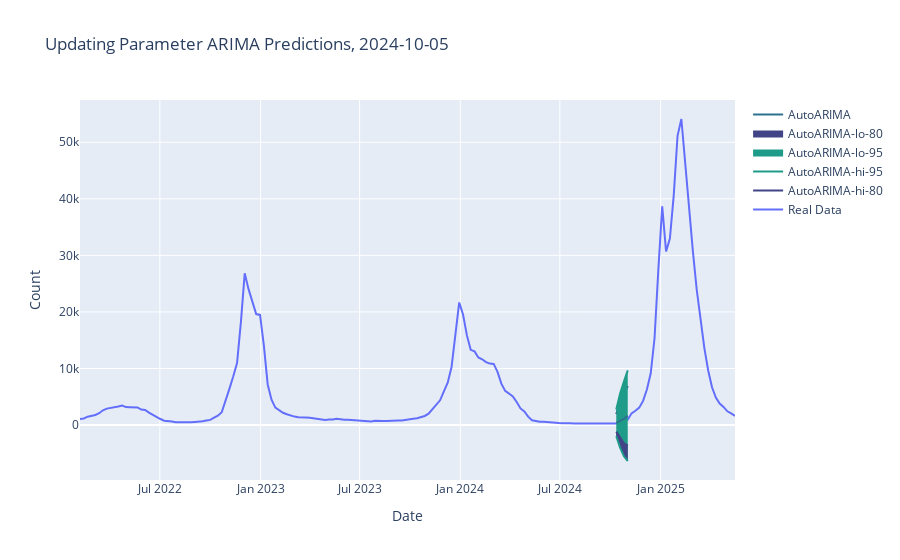
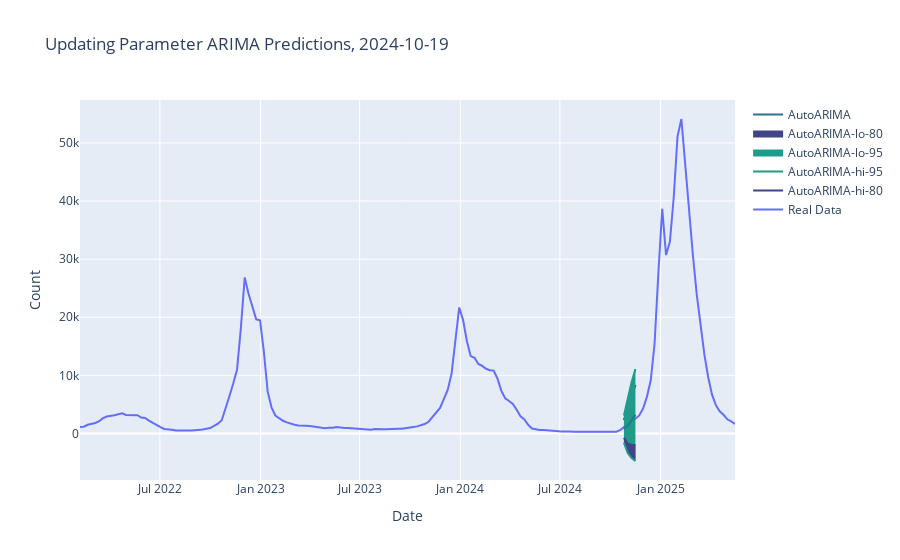
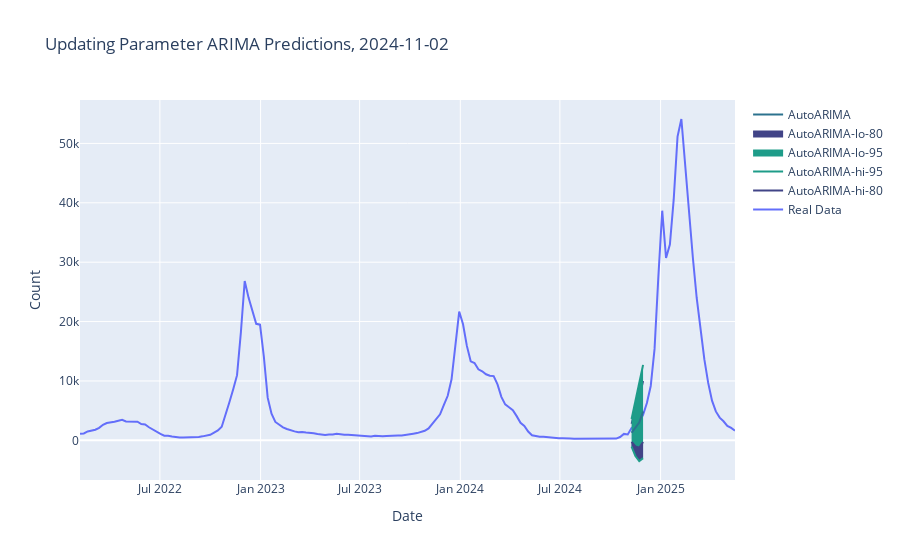
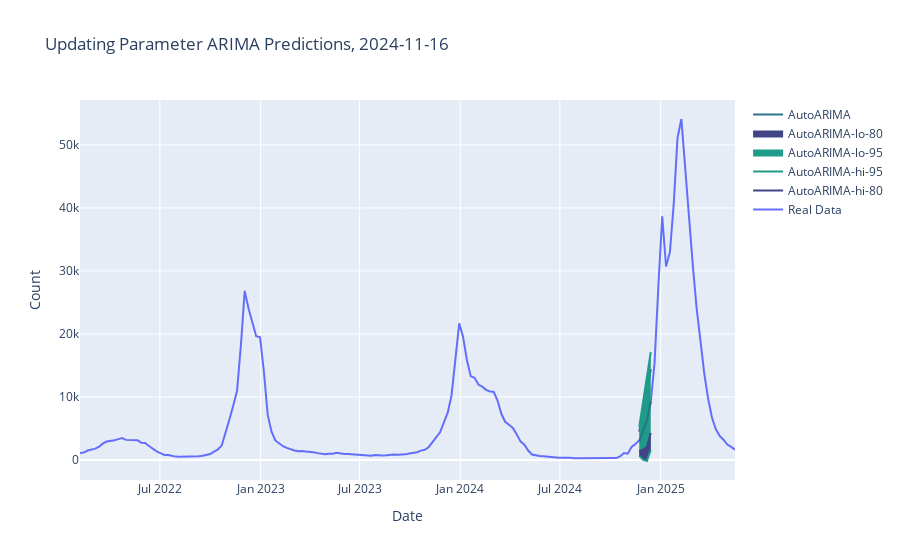

Source (notebook cell) for these figures, in order:
### Code cell
UProcessor.create_graph()

### Figure 1 — Plotly figure (JSON) as saved in the notebook; plotly's stock layout.template omitted (floating-point values rounded to 4 significant figures; data arrays with more than 128 entries replaced by an {"elided": "..."} marker saying what was removed)
{"data": [{"mode": "lines", "name": "Real Data", "type": "scatter", "x": {"elided": "172 str values"}, "y": {"elided": "172 int values"}}, {"line": {"color": "#414487"}, "mode": "lines", "name": "AutoARIMA-hi-80", "type": "scatter", "x": ["2024-10-12T00:00:00", "2024-10-19T00:00:00", "2024-10-26T00:00:00", "2024-11-02T00:00:00"], "y": [1935.0, 3925.0, 5393.0, 6909.0]}, {"line": {"color": "#1e9c89"}, "mode": "lines", "name": "AutoARIMA-hi-95", "type": "scatter", "x": ["2024-10-12T00:00:00", "2024-10-19T00:00:00", "2024-10-26T00:00:00", "2024-11-02T00:00:00"], "y": [2753.0, 5579.0, 7676.0, 9684.0]}, {"fill": "tonexty", "fillcolor": "#1e9c89", "line": {"color": "#1e9c89"}, "mode": "lines", "name": "AutoARIMA-lo-95", "type": "scatter", "x": ["2024-10-12T00:00:00", "2024-10-19T00:00:00", "2024-10-26T00:00:00", "2024-11-02T00:00:00"], "y": [-1977.0, -3978.0, -5517.0, -6349.0]}, {"fill": "tonexty", "fillcolor": "#414487", "line": {"color": "#414487"}, "mode": "lines", "name": "AutoARIMA-lo-80", "type": "scatter", "x": ["2024-10-12T00:00:00", "2024-10-19T00:00:00", "2024-10-26T00:00:00", "2024-11-02T00:00:00"], "y": [-1158.0, -2324.0, -3234.0, -3574.0]}, {"line": {"color": "#2c728e"}, "mode": "lines", "name": "AutoARIMA", "type": "scatter", "x": ["2024-10-12T00:00:00", "2024-10-19T00:00:00", "2024-10-26T00:00:00", "2024-11-02T00:00:00"], "y": [388.4, 800.4, 1080.0, 1668.0]}], "layout": {"autosize": true, "hovermode": "x", "title": {"text": "Updating Parameter ARIMA Predictions, 2024-10-05"}, "xaxis": {"autorange": true, "range": ["2022-02-05", "2025-05-17"], "title": {"text": "Date"}, "type": "date"}, "yaxis": {"autorange": true, "range": [-9708.0, 57470.0], "title": {"text": "Count"}, "type": "linear"}}}

### Figure 2 — Plotly figure (JSON) as saved in the notebook; plotly's stock layout.template omitted (floating-point values rounded to 4 significant figures; data arrays with more than 128 entries replaced by an {"elided": "..."} marker saying what was removed)
{"data": [{"mode": "lines", "name": "Real Data", "type": "scatter", "x": {"elided": "172 str values"}, "y": {"elided": "172 int values"}}, {"line": {"color": "#414487"}, "mode": "lines", "name": "AutoARIMA-hi-80", "type": "scatter", "x": ["2024-10-26T00:00:00", "2024-11-02T00:00:00", "2024-11-09T00:00:00", "2024-11-16T00:00:00"], "y": [2288.0, 4424.0, 6532.0, 8361.0]}, {"line": {"color": "#1e9c89"}, "mode": "lines", "name": "AutoARIMA-hi-95", "type": "scatter", "x": ["2024-10-26T00:00:00", "2024-11-02T00:00:00", "2024-11-09T00:00:00", "2024-11-16T00:00:00"], "y": [3097.0, 6058.0, 8789.0, 11100.0]}, {"fill": "tonexty", "fillcolor": "#1e9c89", "line": {"color": "#1e9c89"}, "mode": "lines", "name": "AutoARIMA-lo-95", "type": "scatter", "x": ["2024-10-26T00:00:00", "2024-11-02T00:00:00", "2024-11-09T00:00:00", "2024-11-16T00:00:00"], "y": [-1578.0, -3388.0, -4252.0, -4745.0]}, {"fill": "tonexty", "fillcolor": "#414487", "line": {"color": "#414487"}, "mode": "lines", "name": "AutoARIMA-lo-80", "type": "scatter", "x": ["2024-10-26T00:00:00", "2024-11-02T00:00:00", "2024-11-09T00:00:00", "2024-11-16T00:00:00"], "y": [-768.6, -1753.0, -1995.0, -2002.0]}, {"line": {"color": "#2c728e"}, "mode": "lines", "name": "AutoARIMA", "type": "scatter", "x": ["2024-10-26T00:00:00", "2024-11-02T00:00:00", "2024-11-09T00:00:00", "2024-11-16T00:00:00"], "y": [759.8, 1335.0, 2268.0, 3180.0]}], "layout": {"autosize": true, "hovermode": "x", "title": {"text": "Updating Parameter ARIMA Predictions, 2024-10-19"}, "xaxis": {"autorange": true, "range": ["2022-02-05", "2025-05-17"], "title": {"text": "Date"}, "type": "date"}, "yaxis": {"autorange": true, "range": [-8015.0, 57380.0], "title": {"text": "Count"}, "type": "linear"}}}

### Figure 3 — Plotly figure (JSON) as saved in the notebook; plotly's stock layout.template omitted (floating-point values rounded to 4 significant figures; data arrays with more than 128 entries replaced by an {"elided": "..."} marker saying what was removed)
{"data": [{"mode": "lines", "name": "Real Data", "type": "scatter", "x": {"elided": "172 str values"}, "y": {"elided": "172 int values"}}, {"line": {"color": "#414487"}, "mode": "lines", "name": "AutoARIMA-hi-80", "type": "scatter", "x": ["2024-11-09T00:00:00", "2024-11-16T00:00:00", "2024-11-23T00:00:00", "2024-11-30T00:00:00"], "y": [2788.0, 5091.0, 7203.0, 9985.0]}, {"line": {"color": "#1e9c89"}, "mode": "lines", "name": "AutoARIMA-hi-95", "type": "scatter", "x": ["2024-11-09T00:00:00", "2024-11-16T00:00:00", "2024-11-23T00:00:00", "2024-11-30T00:00:00"], "y": [3591.0, 6712.0, 9440.0, 12700.0]}, {"fill": "tonexty", "fillcolor": "#1e9c89", "line": {"color": "#1e9c89"}, "mode": "lines", "name": "AutoARIMA-lo-95", "type": "scatter", "x": ["2024-11-09T00:00:00", "2024-11-16T00:00:00", "2024-11-23T00:00:00", "2024-11-30T00:00:00"], "y": [-1049.0, -2654.0, -3484.0, -3000.0]}, {"fill": "tonexty", "fillcolor": "#414487", "line": {"color": "#414487"}, "mode": "lines", "name": "AutoARIMA-lo-80", "type": "scatter", "x": ["2024-11-09T00:00:00", "2024-11-16T00:00:00", "2024-11-23T00:00:00", "2024-11-30T00:00:00"], "y": [-245.9, -1033.0, -1247.0, -282.3]}, {"line": {"color": "#2c728e"}, "mode": "lines", "name": "AutoARIMA", "type": "scatter", "x": ["2024-11-09T00:00:00", "2024-11-16T00:00:00", "2024-11-23T00:00:00", "2024-11-30T00:00:00"], "y": [1271.0, 2029.0, 2978.0, 4851.0]}], "layout": {"autosize": true, "hovermode": "x", "title": {"text": "Updating Parameter ARIMA Predictions, 2024-11-02"}, "xaxis": {"autorange": true, "range": ["2022-02-05", "2025-05-17"], "title": {"text": "Date"}, "type": "date"}, "yaxis": {"autorange": true, "range": [-6684.0, 57310.0], "title": {"text": "Count"}, "type": "linear"}}}

### Figure 4 — Plotly figure (JSON) as saved in the notebook; plotly's stock layout.template omitted (floating-point values rounded to 4 significant figures; data arrays with more than 128 entries replaced by an {"elided": "..."} marker saying what was removed)
{"data": [{"mode": "lines", "name": "Real Data", "type": "scatter", "x": {"elided": "172 str values"}, "y": {"elided": "172 int values"}}, {"line": {"color": "#414487"}, "mode": "lines", "name": "AutoARIMA-hi-80", "type": "scatter", "x": ["2024-11-23T00:00:00", "2024-11-30T00:00:00", "2024-12-07T00:00:00", "2024-12-14T00:00:00"], "y": [4458.0, 7706.0, 10410.0, 14410.0]}, {"line": {"color": "#1e9c89"}, "mode": "lines", "name": "AutoARIMA-hi-95", "type": "scatter", "x": ["2024-11-23T00:00:00", "2024-11-30T00:00:00", "2024-12-07T00:00:00", "2024-12-14T00:00:00"], "y": [5257.0, 9312.0, 12620.0, 17100.0]}, {"fill": "tonexty", "fillcolor": "#1e9c89", "line": {"color": "#1e9c89"}, "mode": "lines", "name": "AutoARIMA-lo-95", "type": "scatter", "x": ["2024-11-23T00:00:00", "2024-11-30T00:00:00", "2024-12-07T00:00:00", "2024-12-14T00:00:00"], "y": [640.0, 31.4, -173.6, 1567.0]}, {"fill": "tonexty", "fillcolor": "#414487", "line": {"color": "#414487"}, "mode": "lines", "name": "AutoARIMA-lo-80", "type": "scatter", "x": ["2024-11-23T00:00:00", "2024-11-30T00:00:00", "2024-12-07T00:00:00", "2024-12-14T00:00:00"], "y": [1439.0, 1638.0, 2041.0, 4256.0]}, {"line": {"color": "#2c728e"}, "mode": "lines", "name": "AutoARIMA", "type": "scatter", "x": ["2024-11-23T00:00:00", "2024-11-30T00:00:00", "2024-12-07T00:00:00", "2024-12-14T00:00:00"], "y": [2949.0, 4672.0, 6224.0, 9335.0]}], "layout": {"autosize": true, "hovermode": "x", "title": {"text": "Updating Parameter ARIMA Predictions, 2024-11-16"}, "xaxis": {"autorange": true, "range": ["2022-02-05", "2025-05-17"], "title": {"text": "Date"}, "type": "date"}, "yaxis": {"autorange": true, "range": [-3190.0, 57130.0], "title": {"text": "Count"}, "type": "linear"}}}
